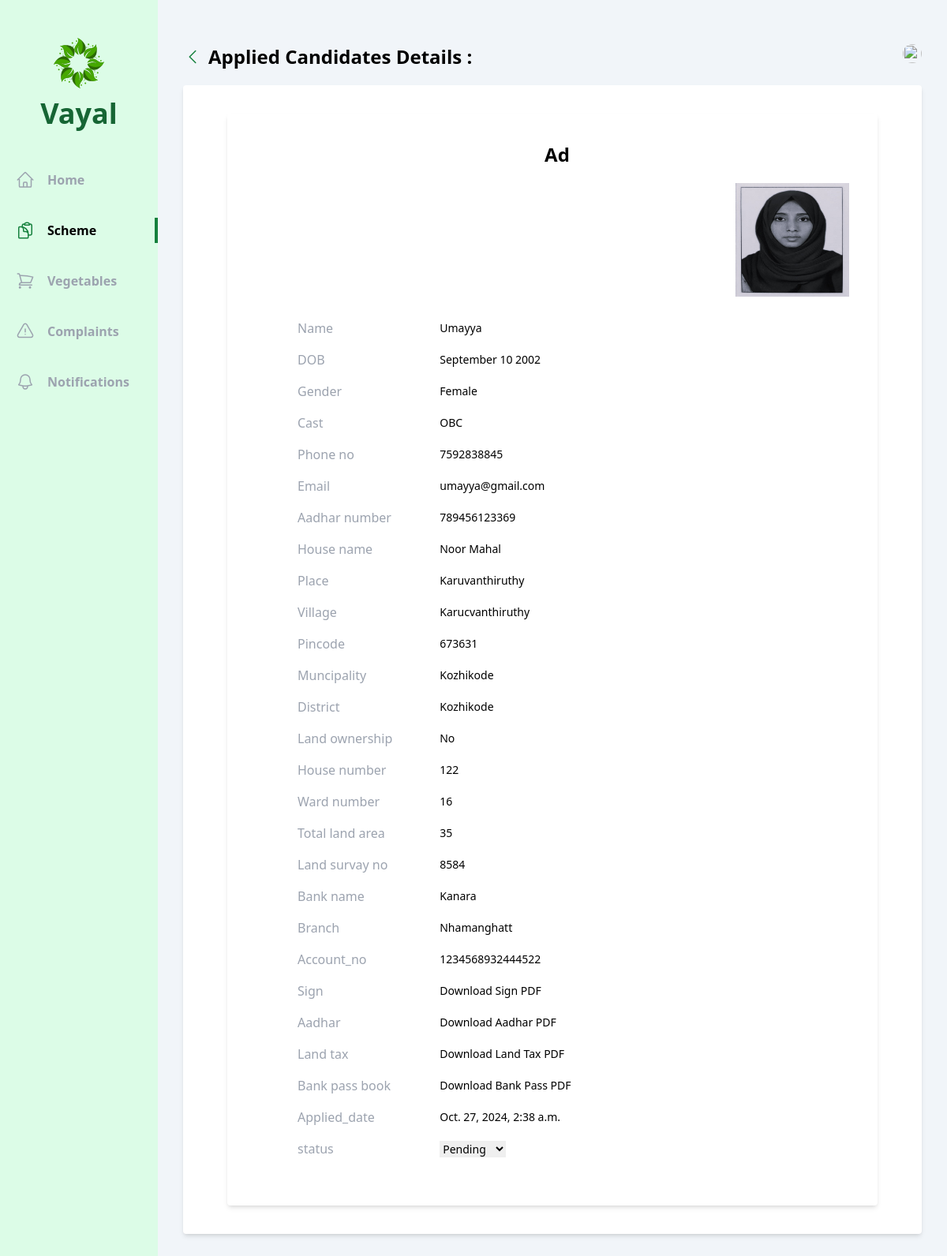
Page /officer/user_details/6/1/ on the committed database.
### officer/models.py (models this page shows, shortened)
class SchemeApplication(models.Model):
    scheme=models.ForeignKey(Scheme, on_delete=models.CASCADE)
    vayal_user = models.ForeignKey(Vayal_User, on_delete=models.CASCADE)
    benefiting=models.CharField(max_length=50,choices= benefiting)
    house_number= models.CharField(max_length=250)
    ward_number= models.CharField(max_length=250)
    total_land_area = models.CharField(max_length=255)
    land_survay_no= models.CharField(max_length=5)
    bank_name=models.CharField(max_length=255)
    branch=models.CharField(max_length=255)
    account_no=models.CharField(max_length=19)
    sign=models.ImageField(upload_to='sign/')
    aadhar=models.ImageField(upload_to='aadhar/')
    land_tax=models.ImageField(upload_to='land_tax/')
    bank_pass=models.ImageField(upload_to='bank_pass/')
    applied_date=models.DateTimeField(auto_now_add=True)
    status = models.CharField(max_length=50, choices=scheme_status, default='Pending')

class Scheme(models.Model):
    name=models.CharField(max_length=250)
    type=models.CharField(max_length=50,choices=schem_type)
    description=models.CharField(max_length=250)
    criteria=models.CharField(max_length=250)
    start_date=models.DateTimeField(auto_now_add=True)
    end_date=models.DateField()

### vayal_user/models.py (models this page shows, shortened)
class Vayal_User(models.Model):
    account = models.OneToOneField(User, on_delete=models.CASCADE)
    name=models.CharField(max_length=225)
    dob=models.DateField()
    gender= models.CharField(max_length=20, choices=gender)
    phone_number = models.CharField(max_length=10)
    aadhar_number= models.CharField(max_length=12)
    cast=models.CharField(max_length=20, choices=cast)
    house_name=models.CharField(max_length=225)
    place=models.CharField(max_length=225)
    village=models.CharField(max_length=225)
    pincode = models.CharField(max_length=6)
    muncipality=models.CharField(max_length=225,default="Kozhikode")
    district=models.CharField(max_length=225,default="Kozhikode")
    land_ownership=models.CharField(max_length=20, choices=land)
    photo=models.ImageField(upload_to='photos/')
    vegetable_permission_applied=models.CharField(max_length=225,default="False")
    vegetable_permission=models.CharField(max_length=225, choices=vegetable_permission_status,default="Pending")

### officer/views/scheme_application.py (the view)
# urls.py: path('user_details/<int:application_id>/<int:vayal_user_id>/',scheme_application.user_details, name='applied_user_details'),
def user_details(request,application_id,vayal_user_id):
    scheme_application = SchemeApplication.objects.get(id=application_id, vayal_user_id=vayal_user_id)
    return render(request, 'officer/scheme_application/user_details.html', {'scheme_application': scheme_application})

### officer/templates/officer/scheme_application/user_details.html (shortened to what this page needs)
{% extends 'base.html' %}
{% load tailwind_filters %}
{% block content %}
<div class="flex  bg-slate-100">
    <div class="w-2/12 bg-green-100 flex flex-col items-center pb-10">
        <div class="my-12 flex flex-col gap-3 justify-center items-center">
            <h1 class="text-4xl font-bold text-green-800 ">Vayal</h1>
        </div>
        <ul class="flex flex-col gap-8 w-full font-bold text-gray-400">
          <li class="w-full flex items-center px-5 py-1 gap-4 group hover:text-gray-500 cursor-pointer hover:border-green-700 hover:border-r-4">
            <a href="{% url 'officer:home' %}">Home</a>
        </li>
              <li class="w-full flex items-center px-5 py-1 gap-4 border-r-4 text-black border-green-700">
                <a href="{% url 'officer:schemes' %}">Scheme</a>
            </li>
            <li class="w-full flex items-center px-5 py-1 gap-4 group hover:text-gray-500 cursor-pointer hover:border-green-700 hover:border-r-4">
              <a href="{% url 'officer:vegetables' %}">Vegetables</a>
          </li>
          <li class="w-full flex items-center px-5 py-1 gap-4 group hover:text-gray-500 cursor-pointer hover:border-green-700 hover:border-r-4">
              <a href="{% url 'officer:complaints' %}">Complaints</a>
          </li>
          <li class="w-full flex items-center px-5 py-1 gap-4 group hover:text-gray-500 cursor-pointer hover:border-green-700 hover:border-r-4">
              <a href="{% url 'officer:notifications' %}">Notifications</a>
          </li>
        </ul>
      </div>
    <div class="w-10/12 h-screen overflow-y-auto px-8 py-14">
      <div class="flex justify-between mb-5">
        <div class="flex items-center gap-2">
            <a class="text-green-700" href="{% url 'officer:applied_users' scheme_application.scheme.id %}">
                <svg xmlns="http://www.w3.org/2000/svg" fill="none" viewBox="0 0 24 24" stroke-width="1.5" stroke="currentColor" class="w-6 h-6">
                    <path stroke-linecap="round" stroke-linejoin="round" d="M15.75 19.5L8.25 12l7.5-7.5" />
                </svg>
            </a>
            <h1 class="text-2xl font-bold">Applied Candidates Details :
            </h1>
        </div>
            <div class="relative">
              <img id="profile" src="/uploads/{{vayal_user.image}}" class="h-6 w-6 rounded-full cursor-pointer" alt="">
            </div>
        </div>
        <div class="bg-white rounded shadow-md p-9 ">
            <div  class="border-none rounded-lg pr-5 pl-5">
                <div class="bg-white rounded shadow-md p-9 pl-12 ">
                    <h1 class="text-2xl font-bold text-center">{{scheme_application.scheme.name}}</h1>
                    <div class="flex flex-row-reverse items-start gap-6">
                        <img class="  h-36 w-36  my-5" src="/uploads/{{scheme_application.vayal_user.photo}}" alt="">
                    </div>
            <div class="border-none rounded-lg ">
            <table class="table-auto text-sm text-left mb-4 ml-10">
                <tr>
                    <th scope="col" class="text-gray-400 font-medium pr-8 py-2 text-base">Name</th>
                    <td scope="col" class="px-12 py-2">{{  scheme_application.vayal_user.name}}</td>
                </tr>
                <tr>
                    <th scope="col" class="text-gray-400 font-medium pr-3 py-2 text-base">DOB</th>
                    <td scope="col" class="px-12 py-2">{{  scheme_application.vayal_user.dob | date:"F d Y" }}</td>
                </tr>
                <tr>
                    <th scope="col" class="text-gray-400 font-medium pr-3 py-2 text-base">Gender</th>
                    <td scope="col" class="px-12 py-2">{{  scheme_application.vayal_user.gender }}</td>
                </tr>
                <tr>
                    <th scope="col" class="text-gray-400 font-medium pr-3 py-2 text-base">Cast</th>
                    <td scope="col" class="px-12 py-2">{{ scheme_application.vayal_user.cast }}</td>
                </tr>
                <tr>
                    <th scope="col" class="text-gray-400 font-medium pr-3 py-2 text-base">Phone no</th>
                    <td scope="col" class="px-12 py-2">{{  scheme_application.vayal_user.phone_number }}</td>
                </tr>
                <tr>
                    <th scope="col" class="text-gray-400 font-medium pr-3 py-2 text-base">Email</th>
                    <td scope="col" class="px-12 py-2">{{  scheme_application.vayal_user.account.email }}</td>
                </tr>
                <tr>
                    <th scope="col" class="text-gray-400 font-medium pr-3 py-2 text-base">Aadhar number</th>
                    <td scope="col" class="px-12 py-2">{{ scheme_application.vayal_user.aadhar_number }}</td>
                </tr>
                <tr>
                    <th scope="col" class="text-gray-400 font-medium pr-3 py-2 text-base">House name</th>
                    <td scope="col" class="px-12 py-2">{{ scheme_application.vayal_user.house_name }}</td>
                </tr>
                <tr>
                    <th scope="col" class="text-gray-400 font-medium pr-3 py-2 text-base">Place</th>
                    <td scope="col" class="px-12 py-2">{{ scheme_application.vayal_user.place }}</td>
                </tr>
                <tr>
                    <th scope="col" class="text-gray-400 font-medium pr-3 py-2 text-base">Village</th>
                    <td scope="col" class="px-12 py-2">{{ scheme_application.vayal_user.village }}</td>
                </tr>
                <tr>
                    <th scope="col" class="text-gray-400 font-medium pr-3 py-2 text-base">Pincode</th>
                    <td scope="col" class="px-12 py-2">{{ scheme_application.vayal_user.pincode }}</td>
                </tr>
                <tr>
                    <th scope="col" class="text-gray-400 font-medium pr-3 py-2 text-base">Muncipality</th>
                    <td scope="col" class="px-12 py-2">{{ scheme_application.vayal_user.muncipality}}</td>
                </tr>
                <tr>
                    <th scope="col" class="text-gray-400 font-medium pr-3 py-2 text-base">District</th>
                    <td scope="col" class="px-12 py-2">{{scheme_application.vayal_user.district }}</td>
                </tr>
                <tr>
                    <th scope="col" class="text-gray-400 font-medium pr-3 py-2 text-base">Land ownership</th>
                    <td scope="col" class="px-12 py-2">{{ scheme_application.benefiting }}</td>
                </tr>
                <tr>
                    <th scope="col" class="text-gray-400 font-medium pr-3 py-2 text-base">House number</th>
                    <td scope="col" class="px-12 py-2">{{ scheme_application.house_number }}</td>
                </tr>
                <tr>
                    <th scope="col" class="text-gray-400 font-medium pr-3 py-2 text-base">Ward number </th>
                    <td scope="col" class="px-12 py-2">{{ scheme_application.ward_number }}</td>
                </tr>
                <tr>
                    <th scope="col" class="text-gray-400 font-medium pr-3 py-2 text-base">Total land area</th>
                    <td scope="col" class="px-12 py-2">{{ scheme_application.total_land_area }}</td>
                </tr>
                <tr>
                    <th scope="col" class="text-gray-400 font-medium pr-3 py-2 text-base">Land survay no</th>
                    <td scope="col" class="px-12 py-2">{{ scheme_application.land_survay_no}}</td>
                </tr>
                <tr>
                    <th scope="col" class="text-gray-400 font-medium pr-3 py-2 text-base">Bank name</th>
                    <td scope="col" class="px-12 py-2">{{ scheme_application.bank_name }}</td>
                </tr>
                <tr>
                    <th scope="col" class="text-gray-400 font-medium pr-3 py-2 text-base">Branch</th>
                    <td scope="col" class="px-12 py-2">{{ scheme_application.branch }}</td>
                </tr>
                <tr>
                    <th scope="col" class="text-gray-400 font-medium pr-3 py-2 text-base">Account_no</th>
                    <td scope="col" class="px-12 py-2">{{ scheme_application.account_no }}</td>
                </tr>
                <tr>
                    <th scope="col" class="text-gray-400 font-medium pr-3 py-2 text-base">Sign</th>
                    <td scope="col" class="px-12 py-2"><a href="{{ scheme_application.sign.url }}" download>Download Sign PDF</a></td>
                </tr>
                <tr>
                    <th scope="col" class="text-gray-400 font-medium pr-3 py-2 text-base">Aadhar</th>
                    <td scope="col" class="px-12 py-2"><a href="{{ scheme_application.aadhar.url }}" download>Download Aadhar PDF</a></td>
                </tr>
                <tr>
                    <th scope="col" class="text-gray-400 font-medium pr-3 py-2 text-base">Land tax</th>
                    <td scope="col" class="px-12 py-2"><a href="{{ scheme_application.land_tax.url }}" download>Download Land Tax PDF</a></td>
                </tr>
                <tr>
                    <th scope="col" class="text-gray-400 font-medium pr-3 py-2 text-base">Bank pass book</th>
                    <td scope="col" class="px-12 py-2"><a href="{{ scheme_application.bank_pass.url }}" download>Download Bank Pass PDF</a></td>
                </tr>
                <tr>
                    <th scope="col" class="text-gray-400 font-medium pr-3 py-2 text-base">Applied_date</th>
                    <td scope="col" class="px-12 py-2">{{ scheme_application.applied_date}}</td>
                </tr>
                <tr>
                    <th scope="col" class="text-gray-400 font-medium pr-3 py-2 text-base">status</th>
                    <td scope="col" class="px-12 py-2">
                            <form method="post" action="{% url 'officer:update_applied_users_status'  scheme_application.id scheme_application.vayal_user.id %}">
                                <select name="status" onchange="this.form.submit()">
                                    <option value="Pending" {% if scheme_application.status == 'Pending' %}selected{% endif %}>Pending</option>
                                </select>
                            </form>
                    </td>
                </tr>
            </table>
        </div>
    </div>
    </div>
</div>
{% endblock content %}

### rows in the picture
SchemeApplication: scheme.name "Ad", vayal_user.photo (picture), vayal_user.name "Umayya", vayal_user.dob "September 10 2002", vayal_user.gender "Female", vayal_user.cast "OBC", vayal_user.phone_number "7592838845", vayal_user.account.email "umayya@gmail.com", vayal_user.aadhar_number "789456123369", vayal_user.house_name "Noor Mahal", vayal_user.place "Karuvanthiruthy", vayal_user.village "Karucvanthiruthy", vayal_user.pincode "673631", vayal_user.muncipality "Kozhikode", vayal_user.district "Kozhikode", benefiting "No", house_number "122", ward_number "16", total_land_area "35", land_survay_no "8584", bank_name "Kanara", branch "Nhamanghatt", account_no "1234568932444522", applied_date "Oct. 27, 2024, 2:38 a.m.", status "Pending"
